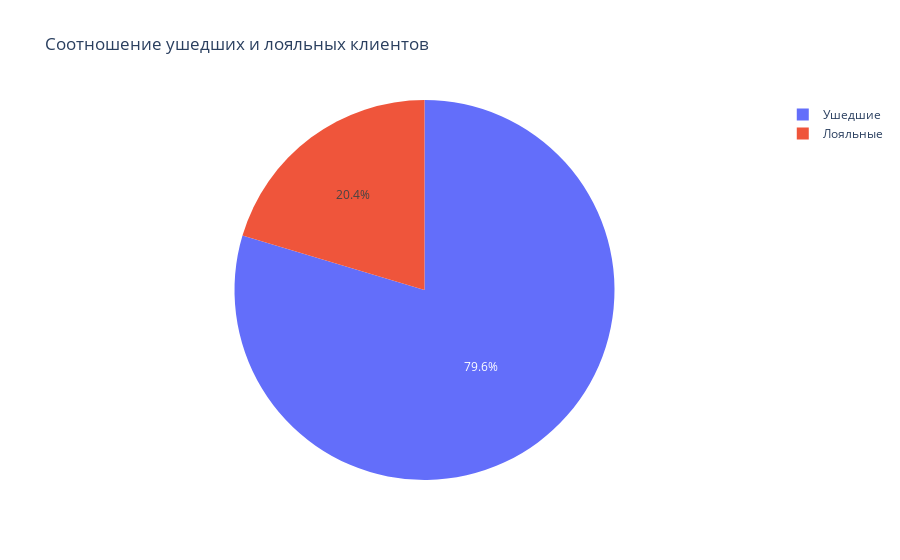

Notebook source saved alongside this figure:
### Code cell
pie_data = churn_data.groupby('Exited')['Exited'].count()


fig = px.pie(
    data_frame=pie_data,
    names=['Ушедшие', 'Лояльные'],
    values=pie_data,
    title='Соотношение ушедших и лояльных клиентов',
    
)

fig.show()
fig.write_html('files to share/pie.html')

### Figure 1 — Plotly figure (JSON) as saved in the notebook; plotly's stock layout.template omitted (floating-point values rounded to 4 significant figures)
{"data": [{"domain": {"x": [0, 1], "y": [0, 1]}, "hovertemplate": "label=%{label}<br>value=%{value}<extra></extra>", "labels": ["Ушедшие", "Лояльные"], "legendgroup": "", "name": "", "showlegend": true, "type": "pie", "values": [7963, 2037]}], "layout": {"legend": {"tracegroupgap": 0}, "title": {"text": "Соотношение ушедших и лояльных клиентов"}}}
